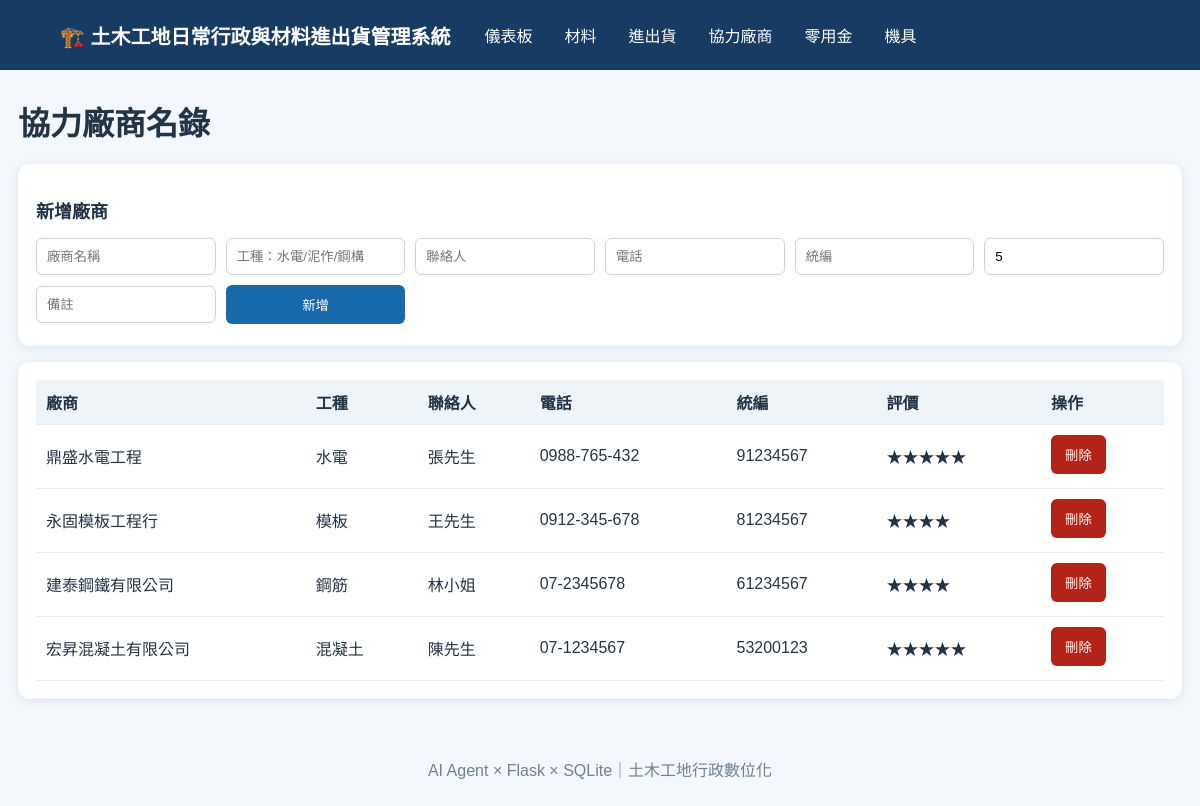
/vendors, run on the app's committed database.
### tables this page shows
CREATE TABLE vendors (
 id INTEGER PRIMARY KEY AUTOINCREMENT, name TEXT NOT NULL, trade TEXT NOT NULL,
 contact TEXT, phone TEXT, tax_id TEXT, rating INTEGER DEFAULT 5, note TEXT);

### app.py (the view, shortened to what this page needs)
@app.route("/vendors", methods=["GET","POST"])
def vendors():
    conn = get_db()
    rows = conn.execute("SELECT * FROM vendors ORDER BY id DESC").fetchall()
    conn.close()
    return render_template("vendors.html", vendors=rows)

### app.py (called while the page is built)
def get_db():
    conn = sqlite3.connect(DB)
    conn.row_factory = sqlite3.Row
    conn.execute("PRAGMA foreign_keys = ON")
    return conn

### templates/vendors.html
{% extends "base.html" %}{% block content %}<h1>協力廠商名錄</h1>
<section class="panel"><h2>新增廠商</h2><form method="post" class="formgrid">
<input name="name" placeholder="廠商名稱" required><input name="trade" placeholder="工種：水電/泥作/鋼構" required>
<input name="contact" placeholder="聯絡人"><input name="phone" placeholder="電話"><input name="tax_id" placeholder="統編">
<input name="rating" type="number" min="1" max="5" value="5" placeholder="評價"><input name="note" placeholder="備註"><button>新增</button></form></section>
<section class="panel"><table><tr><th>廠商</th><th>工種</th><th>聯絡人</th><th>電話</th><th>統編</th><th>評價</th><th>操作</th></tr>
{% for v in vendors %}<tr><td>{{v.name}}</td><td>{{v.trade}}</td><td>{{v.contact}}</td><td>{{v.phone}}</td><td>{{v.tax_id}}</td><td>{{"★"*v.rating}}</td>
<td><form method="post" action="/vendors/delete/{{v.id}}" onsubmit="return confirm('確定刪除？')"><button class="dangerbtn">刪除</button></form></td></tr>{% endfor %}</table></section>{% endblock %}

### static/style.css (style rules this page uses)
* { box-sizing:border-box }
body { margin:0;background:#f4f7fb;color:#243447;font-family:Arial,"Noto Sans TC",sans-serif }
h1 { margin-bottom:20px }
h2 { font-size:18px }
.panel { background:#fff;padding:18px;margin:16px 0;border-radius:12px;box-shadow:0 2px 10px #dbe3ec;overflow:auto }
.formgrid { display:grid;grid-template-columns:repeat(auto-fit,minmax(160px,1fr));gap:10px;align-items:center }
input,select { padding:10px;border:1px solid #c9d4df;border-radius:6px;width:100% }
button { border:0;background:#1769aa;color:#fff;padding:10px 14px;border-radius:6px;cursor:pointer }
.dangerbtn { background:#b42318 }
table { border-collapse:collapse;width:100%;min-width:650px }
th,td { border-bottom:1px solid #e6ebf0;padding:10px;text-align:left }
th { background:#eef4f8 }
.panel form { margin-bottom:4px }

### data on the page
vendors: name "鼎盛水電工程", trade "水電", contact "張先生", phone "0988-765-432", tax_id "91234567", rating "★★★★★"
vendors: name "永固模板工程行", trade "模板", contact "王先生", phone "0912-345-678", tax_id "81234567", rating "★★★★"
vendors: name "建泰鋼鐵有限公司", trade "鋼筋", contact "林小姐", phone "07-2345678", tax_id "61234567", rating "★★★★"
vendors: name "宏昇混凝土有限公司", trade "混凝土", contact "陳先生", phone "07-1234567", tax_id "53200123", rating "★★★★★"
